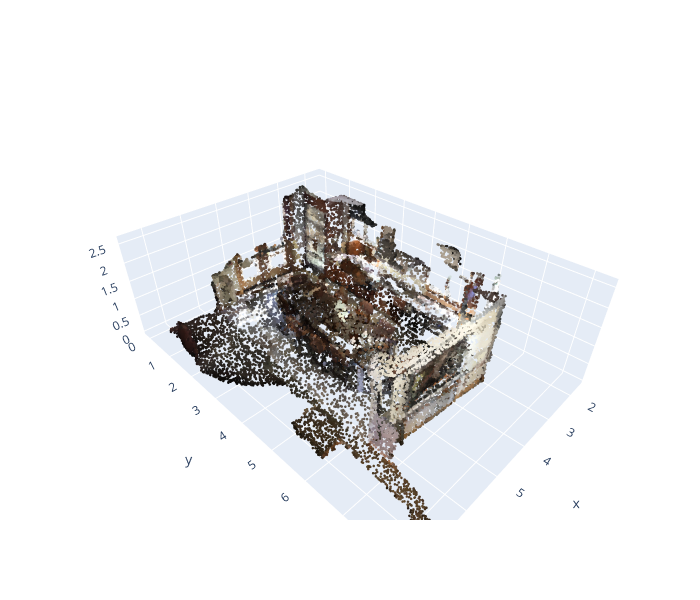

Write notebook code for a chart like this one.
### Markdown cell above
### Real GT from SCANNET

### Code cell
## visualize the ori ply of the scnene

mesh_root = ROOT / "source_data/scannet_mesh/scans" / SCENE_NAME
ply_candidates = list(mesh_root.rglob("*_vh_clean_2.ply"))
if not ply_candidates:
  raise FileNotFoundError(f"no *_vh_clean_2.ply under {mesh_root}")
mesh_path = ply_candidates[0]
def read_ply_vertices(path):
  type_map = {
      "float": "f4", "float32": "f4", "double": "f8", "float64": "f8",
      "uchar": "u1", "uint8": "u1", "char": "i1", "int8": "i1",
      "short": "i2", "int16": "i2", "ushort": "u2", "uint16": "u2",
      "int": "i4", "int32": "i4", "uint": "u4", "uint32": "u4",
  }
  with open(path, "rb") as f:
      assert f.readline().decode("ascii").strip() == "ply"
      fmt, n_vertices, properties, in_vertex = None, 0, [], False
      while True:
          line = f.readline().decode("ascii").strip()
          if line.startswith("format"):
              fmt = line.split()[1]
          elif line.startswith("element vertex"):
              n_vertices = int(line.split()[-1])
              in_vertex = True
          elif line.startswith("element"):
              in_vertex = False
          elif line.startswith("property") and in_vertex:
              _, ptype, pname = line.split()
              properties.append((pname, ptype))
          elif line == "end_header":
              break
      dtype = np.dtype([(name, type_map[t]) for name, t in properties])
      if fmt == "ascii":
          data = np.loadtxt(f, dtype=dtype, max_rows=n_vertices)
      else:
          dtype = dtype.newbyteorder("<" if fmt == "binary_little_endian" else ">")
          data = np.fromfile(f, dtype=dtype, count=n_vertices)
  pts = np.stack([data["x"], data["y"], data["z"]], axis=-1).astype(np.float64)
  colors = np.stack([data["red"], data["green"], data["blue"]], axis=-1).astype(np.uint8) \
      if "red" in data.dtype.names else np.full((len(pts), 3), 128, dtype=np.uint8)
  return pts, colors

pts, colors = read_ply_vertices(mesh_path)

fig = go.Figure(data=[scatter3d(pts, colors, "gt_mesh")])
fig.update_layout(height=600, width=700, showlegend=False, scene=dict(aspectmode="data"))
fig.show()

### Figure 1 — Plotly figure (JSON) as saved in the notebook; plotly's stock layout.template omitted (floating-point values rounded to 4 significant figures; data arrays with more than 128 entries replaced by an {"elided": "..."} marker saying what was removed)
{"data": [{"marker": {"color": {"elided": "30000 str values"}, "size": 1.5}, "mode": "markers", "name": "gt_mesh", "type": "scatter3d", "x": {"elided": "30000 float values"}, "y": {"elided": "30000 float values"}, "z": {"elided": "30000 float values"}}], "layout": {"height": 600, "scene": {"aspectmode": "data"}, "showlegend": false, "width": 700}}
